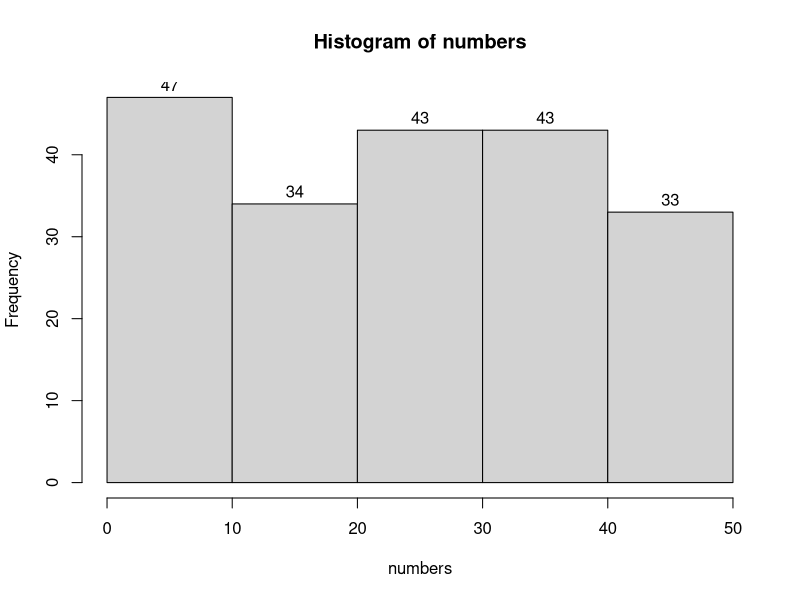

R code for this plot:
## ---- chunk 1
# We are creating a vector c and we are populating it with 15 values
# Then we assign it to a variable called Age

Age <- c(18, 18, 20, 32, 45, 33, 19, 19, 20, 58, 63, 21, 19, 19, 18)

# If we call the variable Age we will get all 15 values
Age

# But we can also access any of the 15 entries we want by calling its "location"
Age[7]
## ---- chunk 2
# We are creating a vector c and we are populating it with 5 prices.
# The prices could be in £ or any other currency (we only type the value in).
# Then we assign our vector to a variable called Prices.

Prices <- c(115, 120, 200, 300, 500)

# call Price to see the values in the console

Prices

# We now want a new variable that will include the old prices doubled.
# We can call the new variable anything we want, let us call it Newprices

Newprices <- 2*Prices
# call Price to see the values in the console
Newprices


# But we can also access any of the 15 entries we want by calling its "location"
Age[7]
## ---- chunk 3

# I am using a R function called sample.int()
# This function creates random integer numbers
numbers <- sample.int(10, 5, replace = TRUE)

numbers

## ---- chunk 4
# Similarly as above, I will call sample.int()
# But this time I need 200 numbers between 1 and 50.
# See how my arguments have now changed.
numbers <- sample.int(50, 200, replace = TRUE)
numbers

# Now we will call a new function to help us group our data.
# First put them in 5 groups. The numbers in c() declare the numbers # that define each group. Because I generated numbers from 1 to 50
# I chose to split them in groups of 0-10, 10-20, 20-30, 30-40, # # 40-50

groups <- cut(numbers, breaks = c(0,10,20,30,40,50), right = TRUE)

# Now I can produce my frequency table using another function
# This function is called summary () and uses an object as argument
# we will use the object groups that we created just above.
summary(groups)


# We will now use a new function called hist that creates  
# histograms.
# Note that this function has to work with the original numbers
# and not with the groups.


hist(numbers, breaks = 5, labels = TRUE)
## ---- chunk 5
set.seed(1234)
observations <- sample.int(100, 500, replace = TRUE)
